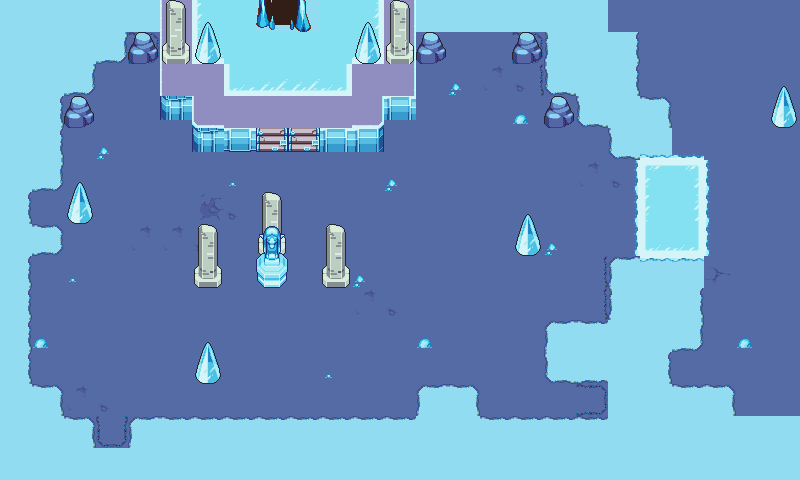

A 2D game scene composited from a Tiled map and its tileset images. What follows is a short description and the map's XML, with each tile layer's data collapsed to a summary:
An orthogonal 25x15 tile map with 32x32 px tiles, 7 tile layers (Ground, Ground Objects, Upper, Stairs, ...), 1 hidden layer not drawn, 24 tilesets.

<map version="1.5" tiledversion="1.6.0" orientation="orthogonal" renderorder="right-down" width="25" height="15" tilewidth="32" tileheight="32" infinite="0" nextlayerid="13" nextobjectid="2">
 <editorsettings>
  <export format="csv" />
 </editorsettings>
 <properties>
  <property name="level" type="int" value="1" />
 </properties>
 <tileset firstgid="1" name="grasslands_tiles" tilewidth="32" tileheight="32" tilecount="140" columns="5">
  <image source="../assets/map/grasslands/grasslands_tiles.png" width="160" height="896" />
 </tileset>
 <tileset firstgid="141" name="grasslands_tree_big" tilewidth="67" tileheight="82" tilecount="1" columns="1">
  <image source="../assets/map/grasslands/grasslands_tree_big.png" width="67" height="82" />
 </tileset>
 <tileset firstgid="142" name="grasslands_tree_small" tilewidth="32" tileheight="44" tilecount="1" columns="1">
  <image source="../assets/map/grasslands/grasslands_tree_small.png" width="32" height="44" />
 </tileset>
 <tileset firstgid="143" name="grasslands_dirt" tilewidth="16" tileheight="16" tilecount="4" columns="4">
  <image source="../assets/map/grasslands/grasslands_dirt.png" width="64" height="16" />
 </tileset>
 <tileset firstgid="147" name="grasslands_flower" tilewidth="16" tileheight="16" tilecount="6" columns="6">
  <image source="../assets/map/grasslands/grasslands_flower.png" width="96" height="16" />
 </tileset>
 <tileset firstgid="153" name="grasslands_tree_stump" tilewidth="32" tileheight="28" tilecount="1" columns="1">
  <image source="../assets/map/grasslands/grasslands_tree_stump.png" width="32" height="28" />
 </tileset>
 <tileset firstgid="154" name="global_bush" tilewidth="32" tileheight="32" tilecount="1" columns="1">
  <image source="../assets/map/global_bush.png" width="32" height="32" />
 </tileset>
 <tileset firstgid="155" name="collision" tilewidth="32" tileheight="32" tilecount="1" columns="1">
  <image source="../assets/map/collision.png" width="32" height="32" />
 </tileset>
 <tileset firstgid="156" name="grasslands_detail" tilewidth="16" tileheight="16" tilecount="1" columns="1">
  <image source="../assets/map/grasslands_detail.png" width="16" height="16" />
 </tileset>
 <tileset firstgid="157" name="IceDungeonTiles" tilewidth="32" tileheight="32" tilecount="80" columns="5">
  <image source="../assets/map/IceDungeonTiles.png" width="160" height="512" />
 </tileset>
 <tileset firstgid="237" name="IceBase" tilewidth="32" tileheight="32" tilecount="50" columns="5">
  <image source="../assets/map/IceBase.png" width="160" height="320" />
 </tileset>
 <tileset firstgid="287" name="bannerZora" tilewidth="32" tileheight="32" tilecount="2" columns="1">
  <image source="../assets/map/bannerZora.png" width="32" height="64" />
 </tileset>
 <tileset firstgid="289" name="IceDecorations" tilewidth="16" tileheight="16" tilecount="4" columns="4">
  <image source="../assets/map/IceDecorations.png" width="64" height="16" />
 </tileset>
 <tileset firstgid="293" name="IceDungeon_RockA_1x1" tilewidth="30" tileheight="32" tilecount="1" columns="1">
  <image source="../assets/map/IceDungeon_RockA_1x1.png" width="30" height="32" />
 </tileset>
 <tileset firstgid="294" name="LavaRuins_Base_54" tilewidth="32" tileheight="32" tilecount="90" columns="5">
  <image source="../assets/map/LavaRuins_Base_54.png" width="160" height="576" />
 </tileset>
 <tileset firstgid="384" name="LakeColumn1" tilewidth="32" tileheight="32" tilecount="2" columns="1">
  <image source="../assets/map/LakeColumn1.png" width="32" height="65" />
 </tileset>
 <tileset firstgid="386" name="LakeColumn2" tilewidth="32" tileheight="32" tilecount="2" columns="1">
  <image source="../assets/map/LakeColumn2.png" width="32" height="64" />
 </tileset>
 <tileset firstgid="388" name="IceStalagmite" tilewidth="32" tileheight="42" tilecount="1" columns="1">
  <image source="../assets/map/IceStalagmite.png" width="32" height="42" />
 </tileset>
 <tileset firstgid="389" name="IceStatue3" tilewidth="32" tileheight="32" tilecount="2" columns="1">
  <image source="../assets/map/IceStatue3.png" width="32" height="64" />
 </tileset>
 <tileset firstgid="391" name="IceStatue2" tilewidth="32" tileheight="64" tilecount="1" columns="1">
  <image source="../assets/map/IceStatue2.png" width="32" height="64" />
 </tileset>
 <tileset firstgid="392" name="water_tiles_1" tilewidth="32" tileheight="32" tilecount="20" columns="5">
  <image source="../assets/map/water_tiles_1.png" width="160" height="128" />
 </tileset>
 <tileset firstgid="412" name="IceDungeonEntrance" tilewidth="55" tileheight="54" tilecount="1" columns="1">
  <image source="../assets/map/IceDungeonEntrance.png" width="55" height="54" />
 </tileset>
 <tileset firstgid="413" name="IceDungeonEntranceFloor" tilewidth="61" tileheight="37" tilecount="1" columns="1">
  <image source="../assets/map/IceDungeonEntranceFloor.png" width="61" height="37" />
 </tileset>
 <tileset firstgid="414" name="IceStatue1" tilewidth="32" tileheight="32" tilecount="2" columns="1">
  <image source="../assets/map/IceStatue1.png" width="32" height="64" />
 </tileset>
 <layer id="1" name="Ground" width="25" height="15">
  <properties>
   <property name="level" type="int" value="0" />
  </properties>
  <data>[375 cells, 375 non-empty, 12 distinct tile ids]</data>
 </layer>
 <layer id="12" name="Ground Objects" width="25" height="15">
  <data>[375 cells, 75 non-empty, 17 distinct tile ids]</data>
 </layer>
 <layer id="6" name="Upper" width="25" height="15">
  <properties>
   <property name="level" type="int" value="1" />
  </properties>
  <data>[375 cells, 35 non-empty, 16 distinct tile ids]</data>
 </layer>
 <layer id="7" name="Stairs" width="25" height="15">
  <properties>
   <property name="level" type="int" value="-2" />
  </properties>
  <data>[375 cells, 2 non-empty, 1 distinct tile ids]</data>
 </layer>
 <layer id="2" name="Objects" width="25" height="15">
  <data>[375 cells, 22 non-empty, 6 distinct tile ids]</data>
 </layer>
 <layer id="9" name="Player Layer" width="25" height="15">
  <data>[375 cells, 0 non-empty, 0 distinct tile ids]</data>
 </layer>
 <layer id="11" name="Passable" width="25" height="15">
  <data>[375 cells, 1 non-empty, 1 distinct tile ids]</data>
 </layer>
 <layer id="8" name="collision" width="25" height="15" visible="0">
  <properties>
   <property name="collision" type="int" value="1" />
  </properties>
  <data>[375 cells, 122 non-empty, 1 distinct tile ids]</data>
 </layer>
</map>
